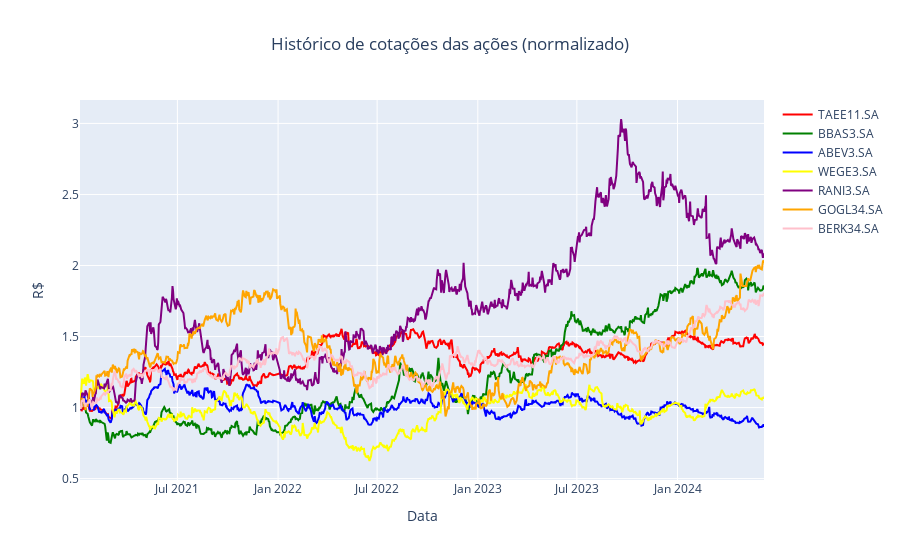

The notebook cell saved with this chart:
### Code cell
# Criando gráfico das cotações normalizadas
figura = px.line(title = 'Histórico de cotações das ações (normalizado)')

for i, coluna in enumerate(df.columns):
    figura.add_scatter(x=df_normalizado.index, y=df_normalizado[coluna], name=coluna, line=dict(color=cores[i]))


figura.update_layout(
    xaxis_title='Data',
    yaxis_title='R$',
    title_x=0.5
)

figura.show()

### Figure 1 — Plotly figure (JSON) as saved in the notebook; plotly's stock layout.template omitted (floating-point values rounded to 4 significant figures; data arrays with more than 128 entries replaced by an {"elided": "..."} marker saying what was removed)
{"data": [{"hovertemplate": "<extra></extra>", "legendgroup": "", "line": {"color": "#636efa", "dash": "solid"}, "marker": {"symbol": "circle"}, "mode": "lines", "name": "", "orientation": "v", "showlegend": false, "type": "scatter", "xaxis": "x", "yaxis": "y"}, {"line": {"color": "Red"}, "name": "TAEE11.SA", "type": "scatter", "x": {"elided": "854 str values"}, "y": {"elided": "854 float values"}}, {"line": {"color": "Green"}, "name": "BBAS3.SA", "type": "scatter", "x": {"elided": "854 str values"}, "y": {"elided": "854 float values"}}, {"line": {"color": "Blue"}, "name": "ABEV3.SA", "type": "scatter", "x": {"elided": "854 str values"}, "y": {"elided": "854 float values"}}, {"line": {"color": "Yellow"}, "name": "WEGE3.SA", "type": "scatter", "x": {"elided": "854 str values"}, "y": {"elided": "854 float values"}}, {"line": {"color": "Purple"}, "name": "RANI3.SA", "type": "scatter", "x": {"elided": "854 str values"}, "y": {"elided": "854 float values"}}, {"line": {"color": "Orange"}, "name": "GOGL34.SA", "type": "scatter", "x": {"elided": "854 str values"}, "y": {"elided": "854 float values"}}, {"line": {"color": "Pink"}, "name": "BERK34.SA", "type": "scatter", "x": {"elided": "854 str values"}, "y": {"elided": "854 float values"}}], "layout": {"legend": {"tracegroupgap": 0}, "title": {"text": "Histórico de cotações das ações (normalizado)", "x": 0.5}, "xaxis": {"anchor": "y", "domain": [0, 1], "title": {"text": "Data"}}, "yaxis": {"anchor": "x", "domain": [0, 1], "title": {"text": "R$"}}}}
